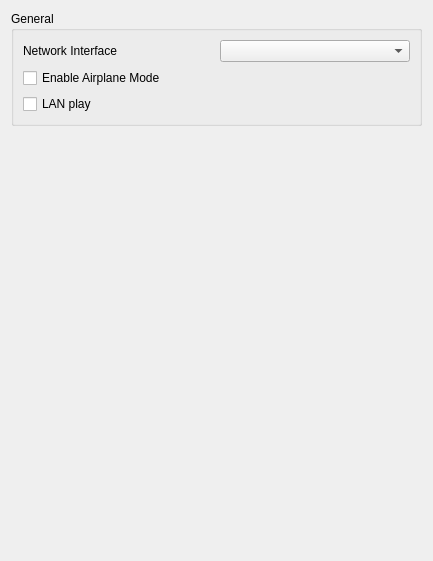
<?xml version="1.0" encoding="UTF-8"?>
<ui version="4.0">
 <class>ConfigureNetwork</class>
 <widget class="QWidget" name="ConfigureNetwork">
  <property name="geometry">
   <rect>
    <x>0</x>
    <y>0</y>
    <width>433</width>
    <height>561</height>
   </rect>
  </property>
  <property name="windowTitle">
   <string>Form</string>
  </property>
  <property name="accessibleName">
   <string>Network</string>
  </property>
  <layout class="QVBoxLayout" name="verticalLayout">
   <item>
    <layout class="QVBoxLayout" name="verticalLayout_3">
     <item>
      <widget class="QGroupBox" name="groupBox_2">
       <property name="title">
        <string>General</string>
       </property>
       <layout class="QGridLayout" name="gridLayout_2">
        <item row="1" column="1">
         <widget class="QComboBox" name="network_interface"/>
        </item>
        <item row="1" column="0">
         <widget class="QLabel" name="label_4">
          <property name="text">
           <string>Network Interface</string>
          </property>
         </widget>
        </item>
        <item row="2" column="0" colspan="2">
         <widget class="QCheckBox" name="airplane_mode">
          <property name="text">
           <string>Enable Airplane Mode</string>
          </property>
         </widget>
        </item>
        <item row="3" column="0" colspan="2">
         <widget class="QCheckBox" name="lan_play">
          <property name="toolTip">
           <string>Plays local wireless games with other Lichii instances or ldn_mitm consoles on the same network, without a room. If you are in a room when a game starts local play, the room is used instead.</string>
          </property>
          <property name="text">
           <string>LAN play</string>
          </property>
         </widget>
        </item>
       </layout>
      </widget>
     </item>
    </layout>
   </item>
   <item>
    <spacer name="verticalSpacer">
     <property name="orientation">
      <enum>Qt::Orientation::Vertical</enum>
     </property>
     <property name="sizeHint" stdset="0">
      <size>
       <width>20</width>
       <height>40</height>
      </size>
     </property>
    </spacer>
   </item>
  </layout>
 </widget>
 <resources/>
 <connections/>
</ui>
